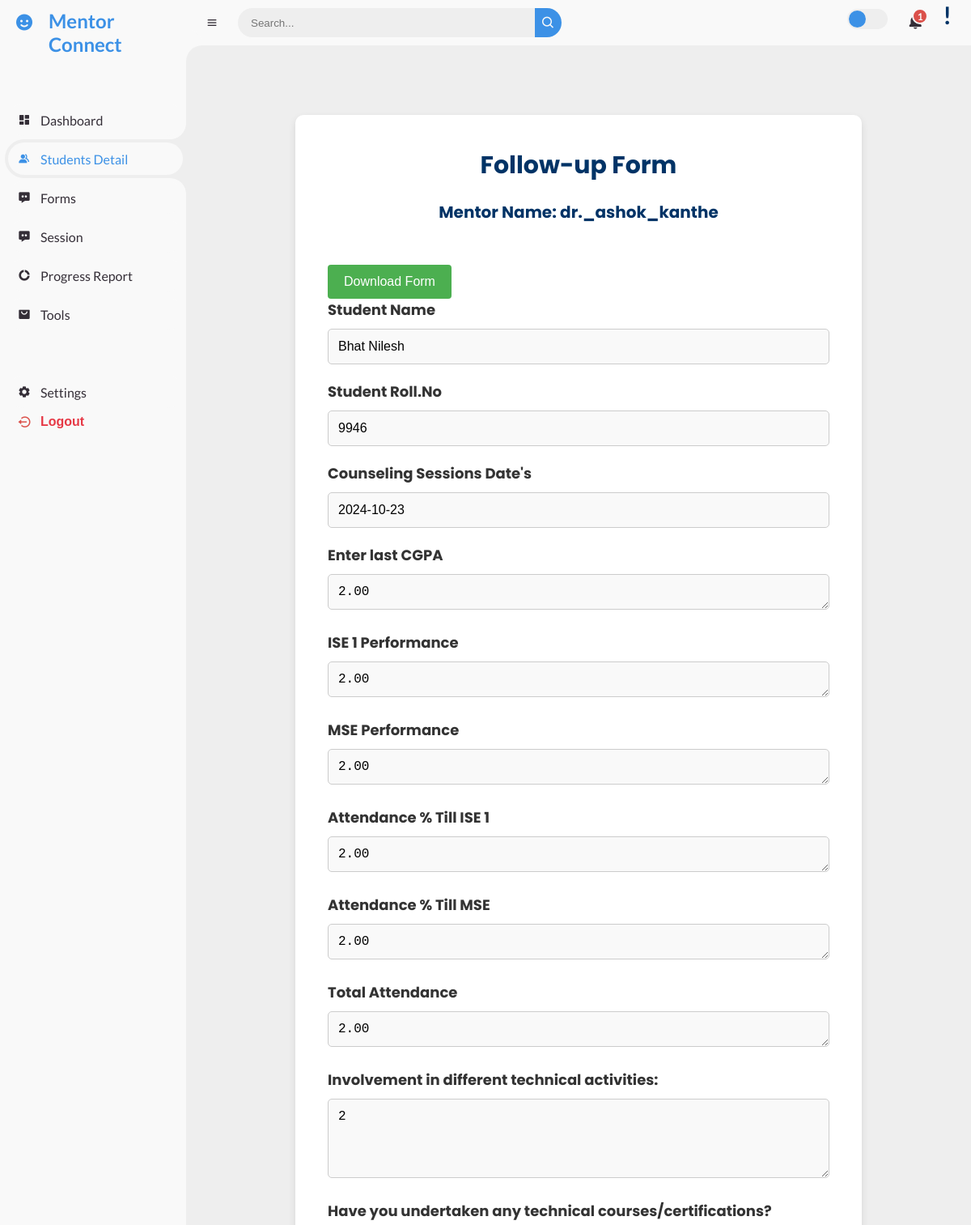
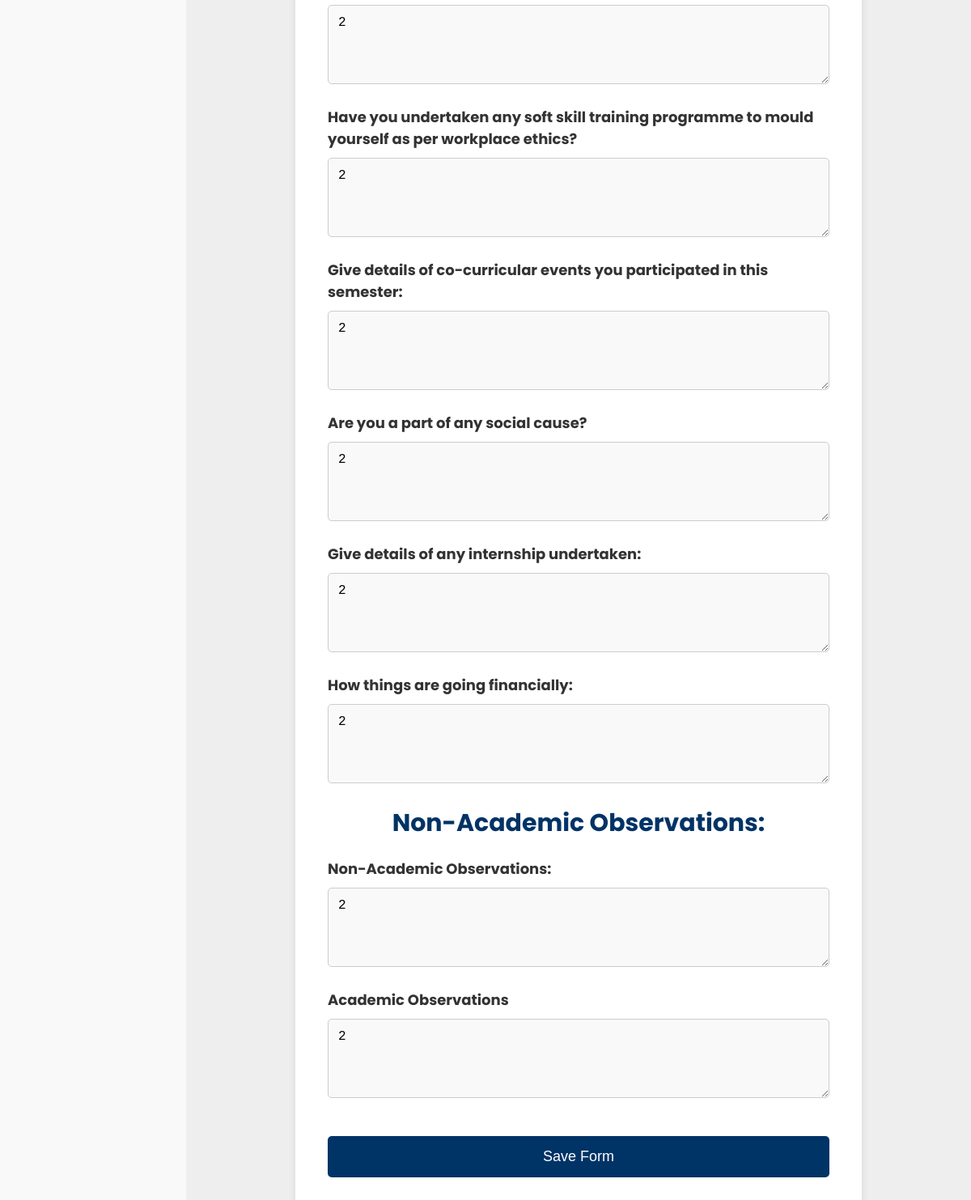
The page /followup_form/263/6/ on the database its author committed (2 pictures, top to bottom).
### mentor/models.py (models this page shows, shortened)
class MentorshipData(models.Model):
    name = models.CharField(max_length=255)
    roll_number = models.CharField(max_length=50)
    division = models.CharField(max_length=10)
    faculty_mentor = models.CharField(max_length=255, null=True, blank=True)
    be_student_mentor = models.CharField(max_length=255, null=True, blank=True)
    year = models.CharField(max_length=10, blank=True)  # Year will be set based on sem
    sem = models.IntegerField(null=True)  # Semester field
    token = models.CharField(max_length=100, null=True, blank=True)
    token_created_at = models.DateTimeField(null=True, blank=True)
    batch = models.IntegerField(null=True, blank=True)  # New field for batch

class StudentFollowupForm(models.Model):
    student = models.ForeignKey('MentorshipData', on_delete=models.CASCADE)
    name = models.CharField(max_length=255)
    rollno = models.CharField(max_length=100, unique=True)
    mentor_name = models.CharField(max_length=255)
    atte_ise1 = models.DecimalField(max_digits=5, decimal_places=2, default=0.00)
    atte_mse = models.DecimalField(max_digits=5, decimal_places=2, default=0.00)
    attendance = models.DecimalField(max_digits=5, decimal_places=2, default=0.00)
    ise1 = models.DecimalField(max_digits=5, decimal_places=2, default=0.00)
    mse = models.DecimalField(max_digits=5, decimal_places=2, default=0.00)
    semcgpa = models.DecimalField(max_digits=5, decimal_places=2, default=0.00)
    counseling_dates = models.TextField(null=True, blank=True)
    question1 = models.TextField(null=True, blank=True)  # Allow NULL values
    question2 = models.TextField(null=True, blank=True)  # Allow NULL values
    question3 = models.TextField(null=True, blank=True)  # Allow NULL values
    question4 = models.TextField(null=True, blank=True)  # Allow NULL values
    question5 = models.TextField(null=True, blank=True)  # Allow NULL values
    question6 = models.TextField(null=True, blank=True)  # Allow NULL values
    question7 = models.TextField(null=True, blank=True)  # Allow NULL values
    date = models.DateTimeField(default=timezone.now)
    nao = models.TextField(null=True, blank=True)
    ao = models.TextField(null=True, blank=True)
    def __str__(self):
        return str(self.rollno)

### mentor/views.py (the view)
# urls.py: path('followup_form/<int:student_id>/<int:mentor_id>/', views.followup_form_student, name='followup_form_student'),
def followup_form_student(request, student_id, mentor_id):
    student = get_object_or_404(MentorshipData, id=student_id)
    mentor = get_object_or_404(User, id=mentor_id)
    display_date = timezone.now().strftime("%d/%m/%Y")
    form_date = timezone.now().strftime("%Y-%m-%d")
    form_datetime = timezone.now()#pass current datetime to form models to pass recent forms
    form_exists = StudentFollowupForm.objects.filter(rollno=student.roll_number).exists()#check if form exists for download button
    try:
        followup_form_instance = StudentFollowupForm.objects.get(rollno=student.roll_number)
        print("Existing follow-up form instance found for student:", followup_form_instance)  # Debugging statement
    except StudentFollowupForm.DoesNotExist:
        followup_form_instance = None
        print("No existing follow-up form instance found for student:", student)  # Debugging statement
    if request.method == 'POST':
        if followup_form_instance:
            form = StudentFollowup_Form(request.POST, instance=followup_form_instance)
        else:
            form = StudentFollowup_Form(request.POST)
        if form.is_valid():
            student_form = form.save(commit=False)
            student_form.student = student
            student_form.mentor = mentor
            student_form.date = form_datetime#pass current datetime to form models to pass recent forms
            student_form.save()
            student1, created = Student1.objects.get_or_create(mentorship_data=student)
            student1.atte_ise1 = form.cleaned_data['atte_ise1']
            student1.atte_mse = form.cleaned_data['atte_mse']
            student1.attendance = form.cleaned_data['attendance']
            student1.ise1 = form.cleaned_data['ise1']
            student1.mse = form.cleaned_data['mse']
            student1.semcgpa = form.cleaned_data['semcgpa']
            student1.save()  # Save Student1 data
            return render(request, 'followup_form.html', {
                'form': form,
                'student': student,
                'mentor': mentor,  # Pass the mentor (user) to the template
                'date': form_date,
                'display_date': display_date,
                'success_message': 'Follow Form has been successfully updated for roll number ' + student_form.rollno,  # Success message
                'form_exists': form_exists,
            })  # Debugging statement
        else:
            print("Follow-up form errors:", form.errors)  # Debugging statement
            return render(request, 'followup_form.html', {
                'form': form,
                'student': student,
                'mentor': mentor,
                'date': form_date,
                'display_date': display_date,
                'errors': form.errors,
                'form_exists': form_exists,
            })
    else:
        if followup_form_instance:
            form = StudentFollowup_Form(instance=followup_form_instance)
            print("Populating follow-up form with existing data for student:", followup_form_instance)  # Debugging statement
        else:
            form = StudentFollowup_Form()
            print("Creating a new follow-up form for student:", student)  # Debugging statement
    return render(request, 'followup_form.html', {
        'form': form,
        'student': student,
        'mentor': mentor,
        'date': form_date,
        'display_date': display_date,
        'form_exists': form_exists,
    })

### mentor/templatetags/username_filters.py (called while the page is built)
@register.filter
def readable_username(value):
    return value.replace('_', ' ').title()

### templates/followup_form.html (shortened to what this page needs)
{% extends 'base.html' %}
{% load static %}
{% block content %}
<html lang="en">
<head>
</head>
<body>
    <div class="form-wrapper">
        <div class="form-container">
            <h1>Follow-up Form</h1>
            {% if mentor %}
                <h3>Mentor Name: {{ mentor.username }}</h3>
            {% else %}
                <h3>Mentor Name: None</h3>
            {% endif %}
            {% if form_exists %}
                <div class="download-container">
                    <button class="download-btn">Download Form</button>
                </div>
            {% endif %}
            <form method="post" action="{% url 'followup_form_student' student.id mentor.id%}">
                <label for="student-name">Student Name</label>
                <input type="text" id="student-name" name="name" value="{{ student.name }}" readonly required />
                <label for="student-roll">Student Roll.No</label>
                <input type="text" id="student-roll" name="rollno" value="{{ student.roll_number }}" readonly required />
                <label for="date">Counseling Sessions Date's</label>
                <input type="text" id="date" name="date" value="{{ date|default:'No Date Available' }}" readonly required />
                <label for="cgpa">Enter last CGPA </label>
                <textarea id="cgpa" name="semcgpa" placeholder="Enter CGPA" rows="1" required>{{ form_data.semcgpa|default:form.semcgpa.value|default_if_none:'' }}</textarea>
                <label for="ise1">ISE 1 Performance</label>
                <textarea id="ise1" name="ise1" placeholder="Enter ISE 1 Score" rows="1" required>{{ form_data.ise1|default:form.ise1.value|default_if_none:'' }}</textarea>
                <label for="mse">MSE Performance</label>
                <textarea id="mse" name="mse" placeholder="Enter MSE Score" rows="1" required>{{ form_data.mse|default:form.mse.value|default_if_none:'' }}</textarea>
                <label for="atte_ise1">Attendance % Till ISE 1</label>
                <textarea id="atte_ise1" name="atte_ise1" placeholder="Enter Attendance Till ISE 1" rows="1" required>{{ form_data.atte_ise1|default:form.atte_ise1.value|default_if_none:'' }}</textarea>
                <label for="atte_mse">Attendance % Till MSE</label>
                <textarea id="atte_mse" name="atte_mse" placeholder="Enter Attendance Till MSE" rows="1" required>{{ form_data.atte_mse|default:form.atte_mse.value|default_if_none:'' }}</textarea>
                <label for="attendance">Total Attendance</label>
                <textarea id="attendance" name="attendance" placeholder="Enter attendance percentage %" rows="1" required>{{ form_data.attendance|default:form.attendance.value|default_if_none:'' }}</textarea>
                <label for="technical_activities">Involvement in different technical activities:</label>
                <textarea id="technical_activities" name="question1" placeholder="List Hackathons, project competitions, idea competition,paper publications, patents publications, inter/intra college technical competitions, etc you participated and/or won in current semester" rows="4" required>{{ form_data.question1|default:form.question1.value|default_if_none:'' }}</textarea>
                <label for="technical_courses">Have you undertaken any technical courses/certifications?</label>
                <textarea id="technical_courses" name="question2" placeholder="Enter details of technical courses" rows="4">{{ form_data.question2|default:form.question2.value|default_if_none:'' }}</textarea>
                <label for="soft_skill_training">Have you undertaken any soft skill training programme to mould yourself as per workplace ethics? </label>
                <textarea id="soft_skill_training" name="question3" placeholder="Enter details of soft skill training" rows="4">{{ form_data.question3|default:form.question3.value|default_if_none:'' }}</textarea>
                <label for="co_curricular_events">Give details of co-curricular events you participated in this semester:</label>
                <textarea id="co_curricular_events" name="question4" placeholder="Enter details of co-curricular events" rows="4">{{ form_data.question4|default:form.question4.value|default_if_none:'' }}</textarea>
                <label for="social_cause">Are you a part of any social cause?</label>
                <textarea id="social_cause" name="question5" placeholder="Enter details of social cause" rows="4">{{ form_data.question5|default:form.question5.value|default_if_none:'' }}</textarea>
                <label for="internship">Give details of any internship undertaken:</label>
                <textarea id="internship" name="question6" placeholder="if Yes, please give the company name, role offered, duration and stipend details" rows="4">{{ form_data.question6|default:form.question6.value|default_if_none:'' }}</textarea>
                <label for="financial_situation">How things are going financially:</label>
                <textarea id="financial_situation" name="question7"  placeholder="It's okay if you don't want to talk about it" rows="4">{{ form_data.question7|default:form.question7.value|default_if_none:'' }}</textarea>
                <h1>Non-Academic Observations:</h1>
                <label for="nao">Non-Academic Observations:</label>
                <textarea id="nao" name="nao" placeholder=" " rows="4">{{ form_data.nao|default:form.nao.value|default_if_none:'' }}</textarea>
                <label for="ao">Academic Observations</label>
                <textarea id="ao" name="ao" placeholder=" " rows="4">{{ form_data.ao|default:form.ao.value|default_if_none:'' }}</textarea>
                <input type="submit" name="submit" value="Save Form" />
            </form>
        </div>
    </div>
</body>
</html>
{% endblock %}

### static/CSS/mentor_dashboard.css (style rules this page uses)
* { margin: 0; padding: 0; box-sizing: border-box; }
:root { --poppins: "Poppins", sans-serif; --lato: "Lato", sans-serif; --light: #f9f9f9; --blue: #3c91e6; --light-blue: #cfe8ff; --grey: #eee; --dark-grey: #aaaaaa; --dark: #342e37; --red: #db504a; --yellow: #ffce26; --light-yellow: #fff2c6; --orange: #fd7238; --light-orange: #ffe0d3; }
html { overflow-x: hidden; }
body { background: var(--grey); overflow-x: hidden; }

### templates/followup_form.html (style rules this page uses)
* { margin: 0; padding: 0; box-sizing: border-box; }
body { font-family: "Playfair Display", serif; }
.form-wrapper { padding: 50px 0; overflow: hidden; }
.form-container { background-color: #fff; max-width: 700px; margin: 0 auto; padding: 40px; border-radius: 10px; box-shadow: 0px 4px 10px rgba(0, 0, 0, 0.1); animation: fadeIn 0.5s ease-in-out; }
h1, h3 { text-align: center; color: #003366; }
h1 { font-size: 30px; margin-bottom: 20px; animation: slideIn 0.5s ease-in-out; }
h3 { font-size: 20px; margin-bottom: 30px; }
label { display: block; font-size: 18px; color: #333; margin-bottom: 10px; font-weight: bold; animation: fadeIn 0.5s ease-in-out; }
input[type="text"], input[type="number"], textarea { width: 100%; padding: 12px; font-size: 16px; margin-bottom: 20px; border: 1px solid #ccc; border-radius: 5px; background-color: #f9f9f9; transition: background-color 0.3s ease, border-color 0.3s ease; animation: fadeIn 0.5s ease-in-out; font:serif; }
input[type="submit"] { width: 100%; background-color: #003366; color: #fff; padding: 15px; font-size: 18px; border: none; border-radius: 5px; cursor: pointer; margin-top: 20px; transition: background-color 0.3s ease, transform 0.3s ease; }
.download-container { position: relative; display: inline-block; margin-top: 20px; }
.download-btn { background-color: #4CAF50; color: white; padding: 12px 20px; font-size: 16px; border: none; cursor: pointer; border-radius: 4px; }

### rows shown on the page
MentorshipData: name "Bhat Nilesh", rollno "9946"
StudentFollowupForm: semcgpa "2.00", ise1 "2.00", mse "2.00", atte_ise1 "2.00", atte_mse "2.00", attendance "2.00"

### other values the page prints
{{ mentor.username }} "dr._ashok_kanthe"
